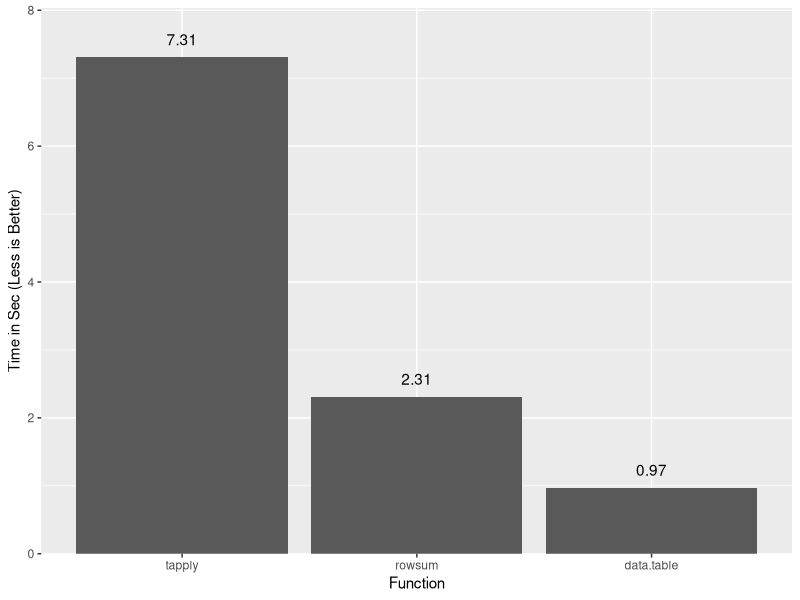

This chart was generated by the following R code:
## ---- chunk 1
options(digits=3, crayon.enabled=TRUE)
library(ggplot2)
knitr::opts_chunk$set(comment = "", fig.align='center', error=TRUE)
## ---- chunk 2
old.hooks <- fansi::set_knit_hooks(knitr::knit_hooks)
## ---- chunk 3
writeFansi <- function(x) {
  writeLines(
    paste0(
      "<pre></pre><pre><code>",
      paste0(fansi::sgr_to_html(x), collapse="\n"),
      "</code></pre>"
  ) )
}
## ---- chunk 4
mx <- matrix(1:8, 4, byrow=TRUE) * 10 ^ (0:3)
mx
rowsum(mx, group=rep(c('odd', 'even'), 2))
## ---- chunk 5
matrix(rowSums(mx))
## ---- chunk 6
funs <- c('tapply', 'rowsum', 'data.table')
times <- data.frame(
  Function=factor(funs, levels=funs),
  time=c(7.308, 2.310, 0.973)
)
ggplot(times, aes(x=Function, y=time)) +
  geom_col() +
  # facet_wrap(~Function) +
  ylab("Time in Sec (Less is Better)") +
  geom_text(aes(label=sprintf("%0.2f", time)), vjust=-1) +
  scale_y_continuous(expand=expand_scale(mult=c(0, .1)))
